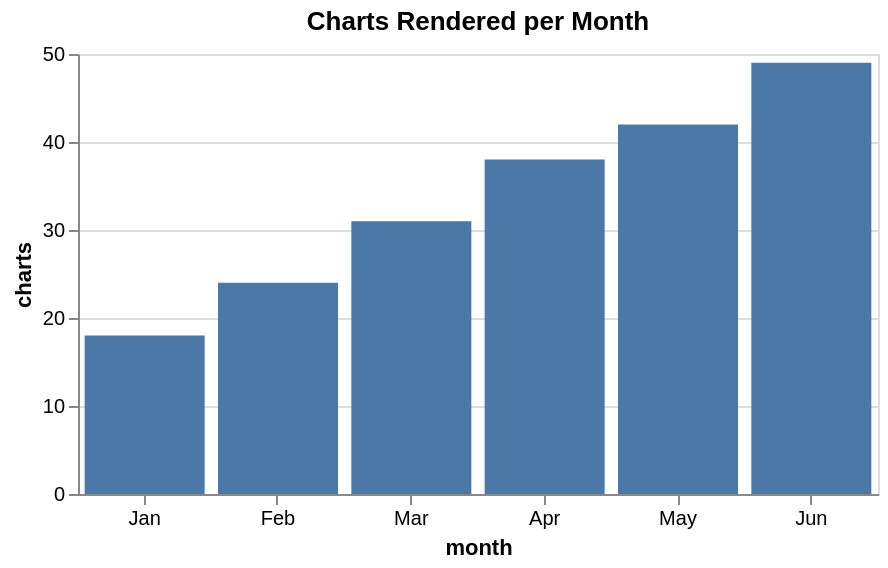

Source (Vega-Lite JSON):
### Vega specification from a JSON file in a GitHub repository (floating-point values rounded to 4 significant figures)
{"$schema": "https://vega.github.io/schema/vega/v6.json", "background": "white", "padding": 5, "width": 400, "height": 220, "title": {"text": "Charts Rendered per Month", "frame": "group"}, "style": "cell", "data": [{"name": "source_0", "values": [{"month": "Jan", "charts": 18}, {"month": "Feb", "charts": 24}, {"month": "Mar", "charts": 31}, {"month": "Apr", "charts": 38}, {"month": "May", "charts": 42}, {"month": "Jun", "charts": 49}]}, {"name": "data_0", "source": "source_0", "transform": [{"type": "stack", "groupby": ["month"], "field": "charts", "sort": {"field": [], "order": []}, "as": ["charts_start", "charts_end"], "offset": "zero"}, {"type": "filter", "expr": "isValid(datum[\"charts\"]) && isFinite(+datum[\"charts\"])"}]}], "marks": [{"name": "marks", "type": "rect", "style": ["bar"], "from": {"data": "data_0"}, "encode": {"update": {"fill": {"value": "#4c78a8"}, "ariaRoleDescription": {"value": "bar"}, "description": {"signal": "\"month: \" + (isValid(datum[\"month\"]) ? isArray(datum[\"month\"]) ? join(datum[\"month\"], ' ') : datum[\"month\"] : \"\"+datum[\"month\"]) + \"; charts: \" + (format(datum[\"charts\"], \"\"))"}, "x": {"scale": "x", "field": "month"}, "width": {"signal": "max(0.25, bandwidth('x'))"}, "y": {"scale": "y", "field": "charts_end"}, "y2": {"scale": "y", "field": "charts_start"}}}}], "scales": [{"name": "x", "type": "band", "domain": {"data": "data_0", "field": "month"}, "range": [0, {"signal": "width"}], "paddingInner": 0.1, "paddingOuter": 0.05}, {"name": "y", "type": "linear", "domain": {"data": "data_0", "fields": ["charts_start", "charts_end"]}, "range": [{"signal": "height"}, 0], "nice": true, "zero": true}], "axes": [{"scale": "y", "orient": "left", "gridScale": "x", "grid": true, "tickCount": {"signal": "ceil(height/40)"}, "domain": false, "labels": false, "aria": false, "maxExtent": 0, "minExtent": 0, "ticks": false, "zindex": 0}, {"scale": "x", "orient": "bottom", "grid": false, "title": "month", "labelAngle": 0, "labelBaseline": "top", "zindex": 0}, {"scale": "y", "orient": "left", "grid": false, "title": "charts", "labelOverlap": true, "tickCount": {"signal": "ceil(height/40)"}, "zindex": 0}]}
